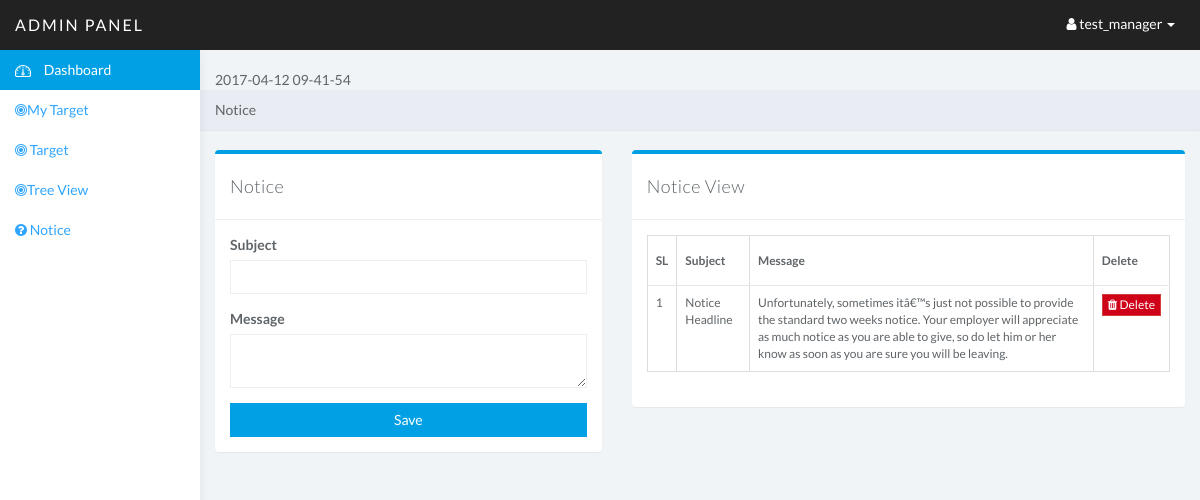
/index.php?page=notice (signed in), run on the app's committed database.
### tables this page shows
CREATE TABLE IF NOT EXISTS `notice` (
  `nt_id` int(11) NOT NULL AUTO_INCREMENT,
  `company_id` int(11) DEFAULT NULL,
  `subject` varchar(255) DEFAULT NULL,
  `detail_msg` varchar(255) DEFAULT NULL,
  `status` int(11) DEFAULT NULL,
  `insert_time` timestamp NOT NULL DEFAULT CURRENT_TIMESTAMP ON UPDATE CURRENT_TIMESTAMP,
  PRIMARY KEY (`nt_id`)
);

### notice.php (the view, shortened to what this page needs)
<div class="col-sm-9 col-sm-offset-3 col-lg-10 col-lg-offset-2 main">
    <?php
    include('db_connect.php');
    $dt = new DateTime('now', new DateTimezone('Asia/Dhaka'));
    $hh=$dt->format('Y-m-d h-i-s');
    echo$hh;
    try {
        $sql = "CREATE TABLE IF NOT EXISTS notice (
            nt_id INT AUTO_INCREMENT PRIMARY KEY,
            company_id INT,
            subject VARCHAR(255),
            detail_msg VARCHAR(255),
            status int,
            insert_time TIMESTAMP
            )";
        $conn->exec($sql);
    } catch (Exception $e) {
    }
    ?>
    <div class="row">
        <ol class="breadcrumb">
            Notice
        </ol>
    </div>
    <br>
    <div class="row">
        <div class="col-lg-5">
            <div class="panel panel-default">
                <div class="panel-heading">Notice</div>
                <div class="panel-body">
                    <form role="form" method="post" action="">
                        <div class="form-group">
                            <label for="product_id">Subject</label>
                            <input id="subject" class="form-control" type="text" placeholder="" name="subject" required="true">
                        </div>
                        <div class="form-group">
                            <label for="product_name">Message</label>
                            <textarea class="form-control" type="text" placeholder="" name="detail_msg" required="true"></textarea>
                        </div>
                        <button type="submit" name='save' class="btn btn-primary btn-block">Save</button>
                </div>
            </div>
        </div>
        <?php
        $stmt = $conn->prepare("SELECT * FROM notice order by nt_id DESC");
        $stmt->execute();
        $rowNo=$stmt->rowCount();
        $result = $stmt->fetchall();
        $count = 0;
        ?>
        <div class="col-lg-7">
            <div class="panel panel-default">
                <div class="panel-heading">Notice View</div>
                <div class="panel-body">
                    <table class="table table-bordered table-responsive">
                        <thead>
                        <?php
                        if($rowNo<1){
                            emptyList();
                        }else{
                            echo'<tr>
                            <th>SL</th>
                            <th>Subject</th>
                            <th>Message</th>
                            <th>Delete</th>
                        </tr>
                        </thead>
                        <tbody>';
                        }
                        foreach ($result as $row) {
                            $count++;
                            ?>
                            <tr>
                                <td><?php echo $count ?></td>
                                <td><?php echo $row['subject']; ?></td>
                                <td><?php echo $row['detail_msg']; ?></td>
                                <td><a onclick='javascript:confirmationDelete($(this));return false; 'href="delete.php?id=<?php echo $row['id'];?>&& table_name=" type="button" class="btn btn-danger btn-xs">
                                        <i class="fa fa-trash" aria-hidden="true"></i> Delete</a></td>
                            </tr>
                        <?php
                        }
                        ?>
                        </tbody>
                    </table>
                </div>
            </div>
        </div>
    </div>

### css/styles.css (style rules this page uses)
body { background: #f1f4f7; padding-top: 50px; color: #5f6468; font-family: 'Lato', sans-serif; }
a, a:hover, a:focus { color: #30a5ff; }
.form-control { border: 1px solid #eee; box-shadow: none; }
.btn-primary, .btn-primary:hover, .btn-primary:focus, .btn-primary:active, .btn-primary.active, .open > .dropdown-toggle.btn-primary, .btn-primary.disabled, .btn-primary[disabled], fieldset[disabled] .btn-primary, .btn-primary.disabled:hover, .btn-primary[disabled]:hover, fieldset[disabled] .btn-primary:hover, .btn-primary.disabled:focus, .btn-primary[disabled]:focus, fieldset[disabled] .btn-primary:focus, .btn-primary.disabled:active, .btn-primary[disabled]:active, fieldset[disabled] .btn-primary:active, .btn-primary.disabled.active, .btn-primary[disabled].active, fieldset[disabled] .btn-primary.active { background-color: #30a5ff; border-color: #30a5ff; }
.btn-danger, .btn-danger:hover, .btn-danger:focus, .btn-danger:active, .btn-danger.active, .open > .dropdown-toggle.btn-danger, .btn-danger.disabled, .btn-danger[disabled], fieldset[disabled] .btn-danger, .btn-danger.disabled:hover, .btn-danger[disabled]:hover, fieldset[disabled] .btn-danger:hover, .btn-danger.disabled:focus, .btn-danger[disabled]:focus, fieldset[disabled] .btn-danger:focus, .btn-danger.disabled:active, .btn-danger[disabled]:active, fieldset[disabled] .btn-danger:active, .btn-danger.disabled.active, .btn-danger[disabled].active, fieldset[disabled] .btn-danger.active { background-color: #f9243f; border-color: #f9243f; }
.panel { border: 0; }
.panel-heading { font-size: 18px; font-weight: 300; letter-spacing: 0.025em; height: 66px; line-height: 45px; }
.panel-default .panel-heading { background: #fff; border-bottom: 1px solid #eee; color: #5f6468; }
.breadcrumb { border-radius: 0; padding: 10px 15px; background: #e9ecf2; box-shadow: 0 1px 1px rgba(0, 0, 0, .05); margin: 0 ; }
.table { background: #fff; }
.table>thead>tr>th { border-bottom: 1px solid #e6e7e8; vertical-align: middle; height: 50px; }
.panel { border-top: 4px solid #01A0E4;; }
.btn-primary, .btn-primary:hover, .btn-primary:focus, .btn-primary:active, .btn-primary.active, .open > .dropdown-toggle.btn-primary, .btn-primary.disabled, .btn-primary[disabled], fieldset[disabled] .btn-primary, .btn-primary.disabled:hover, .btn-primary[disabled]:hover, fieldset[disabled] .btn-primary:hover, .btn-primary.disabled:focus, .btn-primary[disabled]:focus, fieldset[disabled] .btn-primary:focus, .btn-primary.disabled:active, .btn-primary[disabled]:active, fieldset[disabled] .btn-primary:active, .btn-primary.disabled.active, .btn-primary.active[disabled], fieldset[disabled] .btn-primary.active { background-color: #01A0E4; border-color: #01A0E4; border-radius:0; }
.btn-danger, .btn-danger:hover, .btn-danger:focus, .btn-danger:active, .btn-danger.active, .open > .dropdown-toggle.btn-danger, .btn-danger.disabled, .btn-danger[disabled], fieldset[disabled] .btn-danger, .btn-danger.disabled:hover, .btn-danger[disabled]:hover, fieldset[disabled] .btn-danger:hover, .btn-danger.disabled:focus, .btn-danger[disabled]:focus, fieldset[disabled] .btn-danger:focus, .btn-danger.disabled:active, .btn-danger[disabled]:active, fieldset[disabled] .btn-danger:active, .btn-danger.disabled.active, .btn-danger.active[disabled], fieldset[disabled] .btn-danger.active { background-color: #fe1b35; border-color: #f9243f; border-radius:0; }
.btn-danger { color: #fff; background-color: #CE0119; border-color: #d43f3a; border-radius:0; }
.form-control { border-radius: 0px; }
.table { font-size: 12px; }

### data on the page
notice: subject "Notice Headline", detail_msg "Unfortunately, sometimes itâ€™s just not possible to provide the standard two weeks notice. Your employer will appreciate as much notice as you are able to give, so do let him or her know as soon as you are sure you will be leaving."

### other printed values
$_SESSION['username'] "test_manager"
$hh "2017-04-12 09-41-54"
